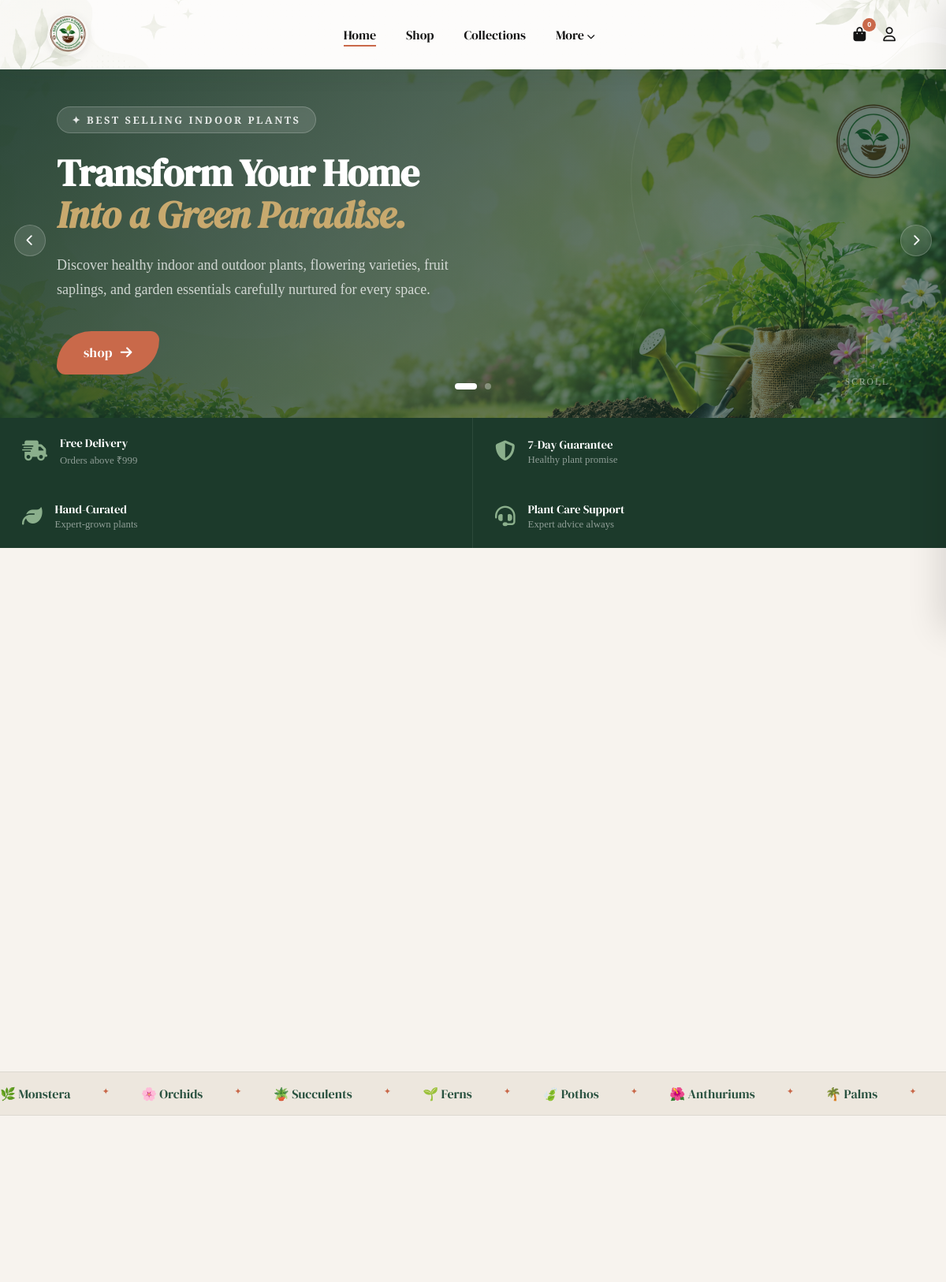
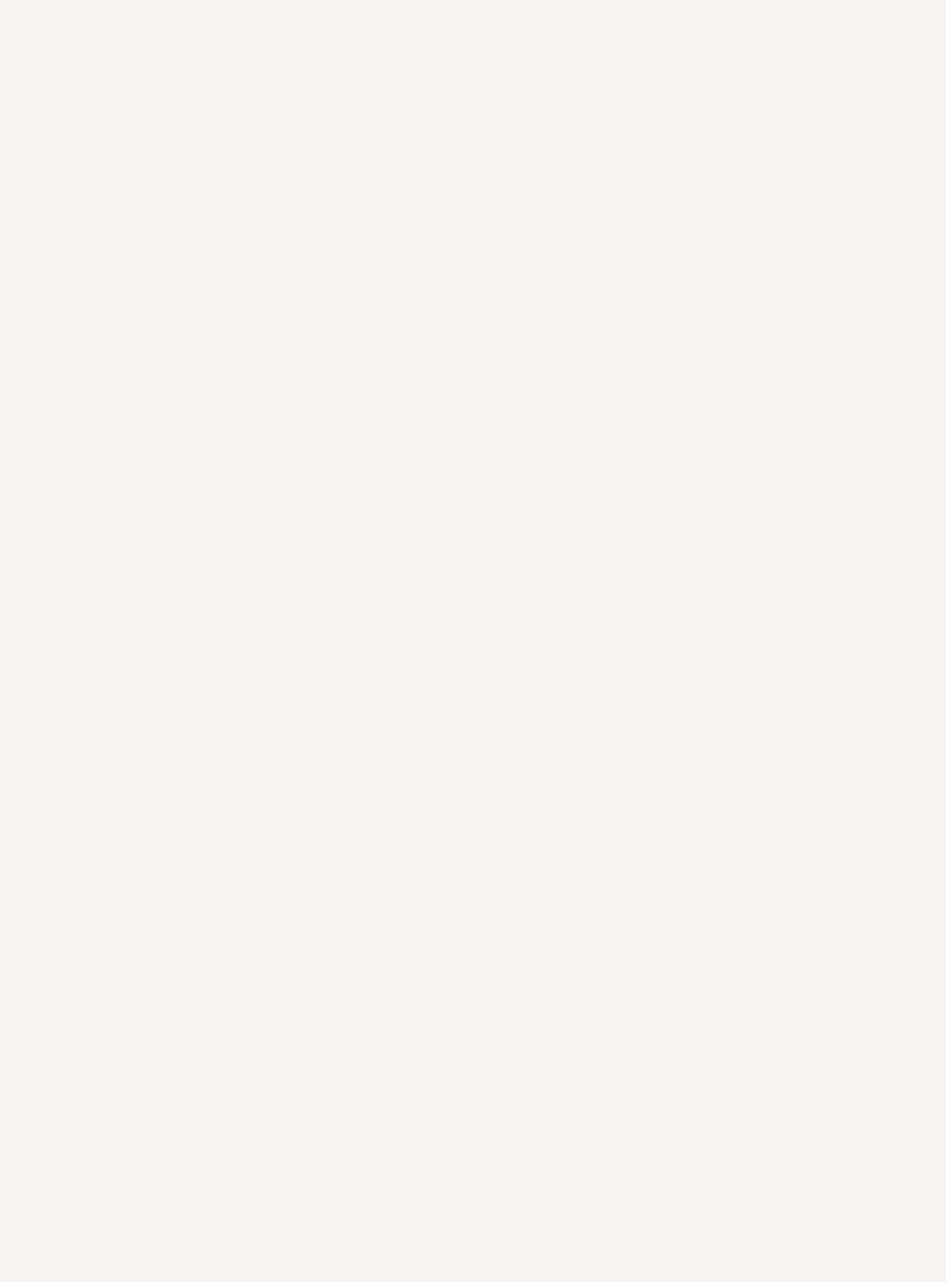
The page / (upper part) on the database its author committed (2 pictures, top to bottom).
### web/models.py (models this page shows, shortened)
class Banner(models.Model):
    BANNER_TYPES = [
        ("hero",     "Hero Slide"),
        ("promo",    "Promotional"),
        ("sale",     "Sale"),
        ("SLIDER",   "Slider"),
        ("OFFER",    "Offer"),
        ("FESTIVAL", "Festival"),
    ]
    BUTTON_STYLES = [
        ("primary",   "Primary (Dark)"),
        ("secondary", "Secondary (Outlined)"),
        ("accent",    "Accent (Terracotta)"),
    ]
    image = models.ImageField(upload_to="banners/")
    tag_text    = models.CharField(max_length=60,  blank=True, help_text="Small tag above heading e.g. '✦ New Arrivals'")
    title       = models.CharField(max_length=200, blank=True)   # kept for v1 compatibility
    heading     = models.CharField(max_length=80,  blank=True, help_text="Main heading (max 80 chars)")
    subheading  = models.CharField(max_length=120, blank=True, help_text="Italic accent line below heading")
    description = models.CharField(max_length=180, blank=True, help_text="Short description (max 180 chars)")
    button_text  = models.CharField(max_length=40,  blank=True, help_text="Button label e.g. 'Shop Now'")
    button_url   = models.CharField(max_length=200, blank=True, help_text="e.g. /shop/ or /shop/?sale=1")
    button_style = models.CharField(max_length=20, choices=BUTTON_STYLES, default="primary")
    banner_type = models.CharField(max_length=20, choices=BANNER_TYPES, default="hero")
    is_active   = models.BooleanField(default=True)
    sort_order  = models.PositiveIntegerField(default=0, help_text="Lower = shown first")
    created_at  = models.DateTimeField(auto_now_add=True)
    class Meta:
        ordering = ["sort_order", "-created_at"]

### web/views.py (the view)
# urls.py: path("", views.home, name="home"),
def home(request):
    banners       = Banner.objects.filter(is_active=True).order_by("sort_order", "-created_at")[:5]
    categories    = Category.objects.filter(is_active=True).order_by("name")
    products      = Product.objects.filter(is_active=True).select_related("category").order_by("-id")[:8]
    reviews       = Review.objects.filter(is_approved=True).select_related("user").order_by("-id")[:6]
    notifications = Notification.objects.filter(is_active=True).order_by("-id")[:5]
    wishlist_ids = []
    if request.user.is_authenticated:
        wishlist_ids = list(
            Wishlist.objects.filter(user=request.user).values_list("product_id", flat=True)
        )
    return render(request, "web/home.html", {
        "banners":       banners,
        "categories":    categories,
        "products":      products,
        "reviews":       reviews,
        "notifications": notifications,
        "wishlist_ids":  wishlist_ids,
    })

### web/context_processors.py (called while the page is built)
def user_profile(request):
    notifications = Notification.objects.filter(is_active=True).order_by("-id")[:5]
    return {"notifications": notifications}

def cart_count(request):
    count = 0
    if request.user.is_authenticated:
        count = sum(
            i.quantity
            for i in CartItem.objects.filter(user=request.user)
        )
    return {
        "cart_count": count
    }

### web/templates/web/home.html (shortened to what this page needs)
{% load static %}
<!DOCTYPE html>
<html lang="en">
<head>
<link rel="stylesheet" href="https://cdnjs.cloudflare.com/ajax/libs/font-awesome/6.5.1/css/all.min.css">
<link rel="stylesheet" href="{% static 'css/style.css' %}"><link rel="stylesheet" href="{% static 'css/cartsidebar.css' %}">
</head>
<body data-auth="{% if request.user.is_authenticated %}1{% else %}0{% endif %}">
{% with active_nav="home" %}{% include "web/_navbar.html" %}{% endwith %}
<header class="hero-slider" id="home">
  <div class="slider-track" id="sliderTrack">
    {% for banner in banners %}
    <div class="slide {% if forloop.first %}active{% endif %}" style="background:{% if forloop.counter == 1 %}#1C3A2B{% elif forloop.counter == 2 %}#0E2A20{% else %}#2A1F10{% endif %}">
      <div class="slide-bg">
        <img src="{{ banner.image.url }}" alt="{{ banner.heading }}" class="slide-img">
        <div class="slide-overlay" style="background:linear-gradient(135deg,rgba(28,58,43,0.85) 0%,rgba(28,58,43,0.4) 50%,transparent 100%)"></div>
      </div>
      <div class="slide-content">
        {% if banner.tag_text %}<span class="slide-tag">{{ banner.tag_text }}</span>{% endif %}
        <h1 class="slide-heading">
          {{ banner.heading }}{% if banner.subheading %}<br><em>{{ banner.subheading }}</em>{% endif %}
        </h1>
        {% if banner.description %}<p class="slide-desc">{{ banner.description }}</p>{% endif %}
        {% if banner.button_text and banner.button_url %}
        <div class="slide-actions">
          <a href="{{ banner.button_url }}" class="btn-slide {{ banner.button_style }}">
            {{ banner.button_text }} <i class="fas fa-arrow-right"></i>
          </a>
        </div>
        {% endif %}
      </div>
      <div class="slide-deco"><div class="deco-circle c1"></div><div class="deco-circle c2"></div></div>
    </div>
    {% endfor %}
  </div>
  <button class="slider-arrow prev" id="sliderPrev"><i class="fas fa-chevron-left"></i></button>
  <button class="slider-arrow next" id="sliderNext"><i class="fas fa-chevron-right"></i></button>
  <div class="slider-dots" id="sliderDots">
    {% for banner in banners %}<button class="dot {% if forloop.first %}active{% endif %}" data-index="{{ forloop.counter0 }}"></button>{% empty %}<button class="dot active" data-index="0"></button>{% endfor %}
  </div>
  <div class="scroll-hint"><div class="scroll-line"></div><span>Scroll</span></div>
</header>
<section class="trust-bar">
  <div class="trust-item"><i class="fas fa-truck-fast"></i><div><strong>Free Delivery</strong><span>Orders above ₹999</span></div></div>
  <div class="trust-item"><i class="fas fa-shield-halved"></i><div><strong>7-Day Guarantee</strong><span>Healthy plant promise</span></div></div>
  <div class="trust-item"><i class="fas fa-leaf"></i><div><strong>Hand-Curated</strong><span>Expert-grown plants</span></div></div>
  <div class="trust-item"><i class="fas fa-headset"></i><div><strong>Plant Care Support</strong><span>Expert advice always</span></div></div>
</section>
<div class="marquee-strip">
  <div class="marquee-track">
    <span>🌿 Monstera</span><span class="sep">✦</span><span>🌸 Orchids</span><span class="sep">✦</span>
    <span>🪴 Succulents</span><span class="sep">✦</span><span>🌱 Ferns</span><span class="sep">✦</span>
    <span>🍃 Pothos</span><span class="sep">✦</span><span>🌺 Anthuriums</span><span class="sep">✦</span>
    <span>🌴 Palms</span><span class="sep">✦</span><span>🎋 Bamboo</span><span class="sep">✦</span>
  </div>
</div>
</body>
</html>

### rows shown on the page
Banner: image (picture), tag_text "✦ BEST SELLING INDOOR PLANTS", heading "Transform Your Home", subheading "Into a Green Paradise.", description "Discover healthy indoor and outdoor plants, flowering varieties, fruit saplings, and garden essentials carefully nurtured for every space.", button_text "shop"
